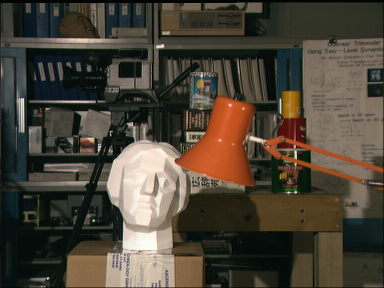
%> input picture tsukuba/scene1.row3.col4.ppm, 384 x 288 px
$ octave mainRGB.m   (GNU Octave 9; MATLAB toolbox functions it lacks are replaced by stand-ins)
%> lines starting %> are read from the running program, lines starting %| are printed output that depends on the picture
% -------------------------------------------------------------------------
% Main Script
% -------------------------------------------------------------------------
clc; clear; close all;

IL = im2double(imread('./tsukuba/scene1.row3.col4.ppm'));
IR = im2double(imread('./tsukuba/scene1.row3.col5.ppm'));
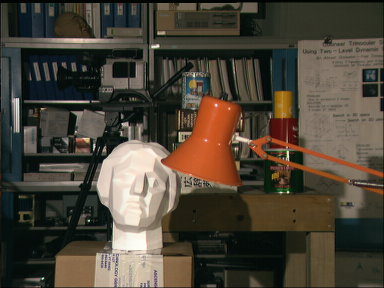
%> input picture tsukuba/scene1.row3.col5.ppm, 384 x 288 px
% IL = im2double(imread('./test1.png'));
% IR = im2double(imread('./test2.png'));

% Parameters
lambda       = 0.3;
numIters     = 150000;

[d_est, energyHistory] = depthMapColor(IL, IR, lambda, numIters);
% [23 lines not run here, left out]
function [d, energyHistory] = depthMapColor(IL, IR, lambda, numIters)
%> called with lambda = 0.3, numIters = 150000
    dt_cfl=0.25;
    dx=1;

    % IL, IR: H x W x 3 color images
    [h, w, ~] = size(IL);
%> h = 288; w = 384

    % Initialize disparity
    d = zeros(h, w);

    % Precompute derivative of IR in x for each channel
    IxR = zeros(h, w, 3);
    for c = 1:3
        IxR(:,:,c) = backwardDiffX(IR(:,:,c));  % or central difference
    end
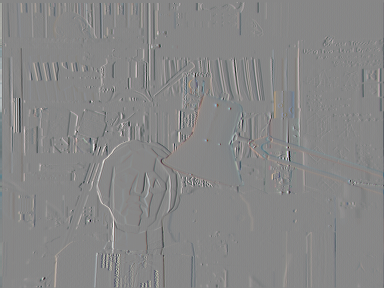
%> IxR: size 288x384x3 double; mean R, G, B 8.6e-05, 0.000212, 0.000191; drawn with min black and max white
%> the run ends on the next line

    [X, Y] = meshgrid(1:w, 1:h);
    energyHistory = zeros(numIters,1);

    % PDE loop
    for iter = 1:numIters

        % 1) Warp IR each channel
        IR_warp = zeros(h, w, 3);
        IxR_warp = zeros(h, w, 3);

        mask = (X - d)>=1;
        for c = 1:3
            IR_warp(:,:,c)  = interp2(IR(:,:,c), X - d, Y, 'linear', 0);
            IxR_warp(:,:,c) = interp2(IxR(:,:,c), X - d, Y, 'linear', 0);
        end

        % 2) Mismatch for each channel
        mismatchR = IL(:,:,1) - IR_warp(:,:,1).*mask;
        mismatchG = IL(:,:,2) - IR_warp(:,:,2).*mask;
        mismatchB = IL(:,:,3) - IR_warp(:,:,3).*mask;

        % sum partial derivatives => grad_data
        grad_dataR = mismatchR .* IxR_warp(:,:,1).*mask;
        grad_dataG = mismatchG .* IxR_warp(:,:,2).*mask;
        grad_dataB = mismatchB .* IxR_warp(:,:,3).*mask;

        grad_data = - lambda * ( grad_dataR + grad_dataG + grad_dataB ).*mask;

        % 3) Smoothness term (e.g. Neumann Laplacian)
        lap_d      = laplacianNeumann(d);
        grad_smooth= (1 - lambda) * lap_d;

        grad_total = grad_data + grad_smooth;

        % time-step
        grad_max = max(abs(grad_total(:)));
        stepSize = min(dt_cfl, 0.25*dx/grad_max);
        d = d + grad_total * stepSize;

        % --- Compute new energy ---
        energyHistory(iter) = computeColorEnergy(d, mismatchR,mismatchG, mismatchB, lambda);

        % --- Optional intermediate plots every 10000 iters ---
        if mod(iter,5000)==0
            h_iter = figure;
            subplot(4,1,1);
            imshow(d, []);
            title(sprintf('Disparity at iter %d', iter));
            colormap jet; colorbar;
            subplot(4,1,2);
            imshow(IL, []);
            title('IL reference');
            subplot(4,1,3);
            imshow(IR, []);
            title('IR reference');
            subplot(4,1,4);
            imshow(IR_warp);
            title('IR warp')
            saveas(h_iter, sprintf('iter_%05d.png', iter));
            close(h_iter);

            % [8 lines of commented-out code are left out]

        end

        % Print progress
        if mod(iter, 1000) == 0
            fprintf('Iteration %d / %d, E = %.6f\n', iter, numIters, energyHistory(iter));
        end
    end
end

function Bx = backwardDiffX(I)
%BACKWARDDIFFX  Computes backward difference in x-direction
%   Bx(i,j) = I(i,j) - I(i,j-1), with the first column replicated.
    [rows, cols] = size(I);
    Bx = zeros(rows, cols);
    % For each row, backward difference in x
    Bx(:,2:cols) = I(:,2:cols) - I(:,1:cols-1);
    % For the first column, replicate the next value (or set to zero)
    Bx(:,1) = Bx(:,2);
end

function L = laplacianNeumann(U)
%LAPLACIANNEUMANN Computes the 2D Laplacian of U using a 5-point stencil
% with replicated boundaries to approximate Neumann boundary conditions.

    [h, w] = size(U);

    % Replicate boundaries
    U_up    = [U(1,:);    U(1:h-1,:)];
    U_down  = [U(2:h,:); U(h,:)];
    U_left  = [U(:,1),   U(:,1:w-1)];
    U_right = [U(:,2:w), U(:,w)];

    % size(U_up)

    % Compute the Laplacian
    L = (U_up + U_down + U_left + U_right) - 4 * U;
    % size(L)
end

function E_val = computeColorEnergy(d, mismatchR,mismatchG, mismatchB, lambda)

    dataTerm = 0.5 * lambda * ...
        ( sum(mismatchR(:).^2) + sum(mismatchG(:).^2) + sum(mismatchB(:).^2) );

    [dx, dy] = gradient(d);
    smoothTerm = 0.5 * (1 - lambda) * sum(dx(:).^2 + dy(:).^2);

    E_val = dataTerm + smoothTerm;
end
